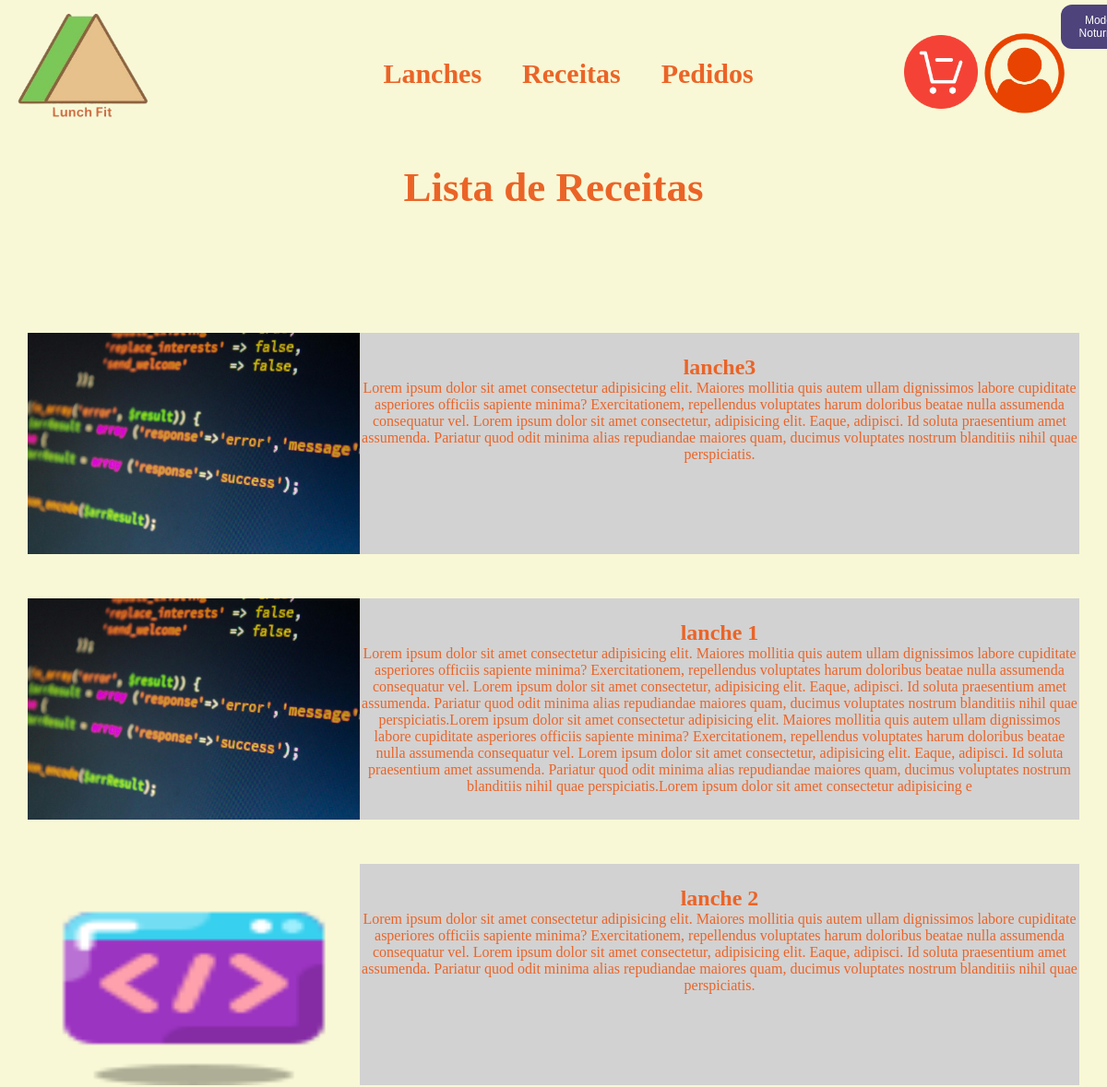
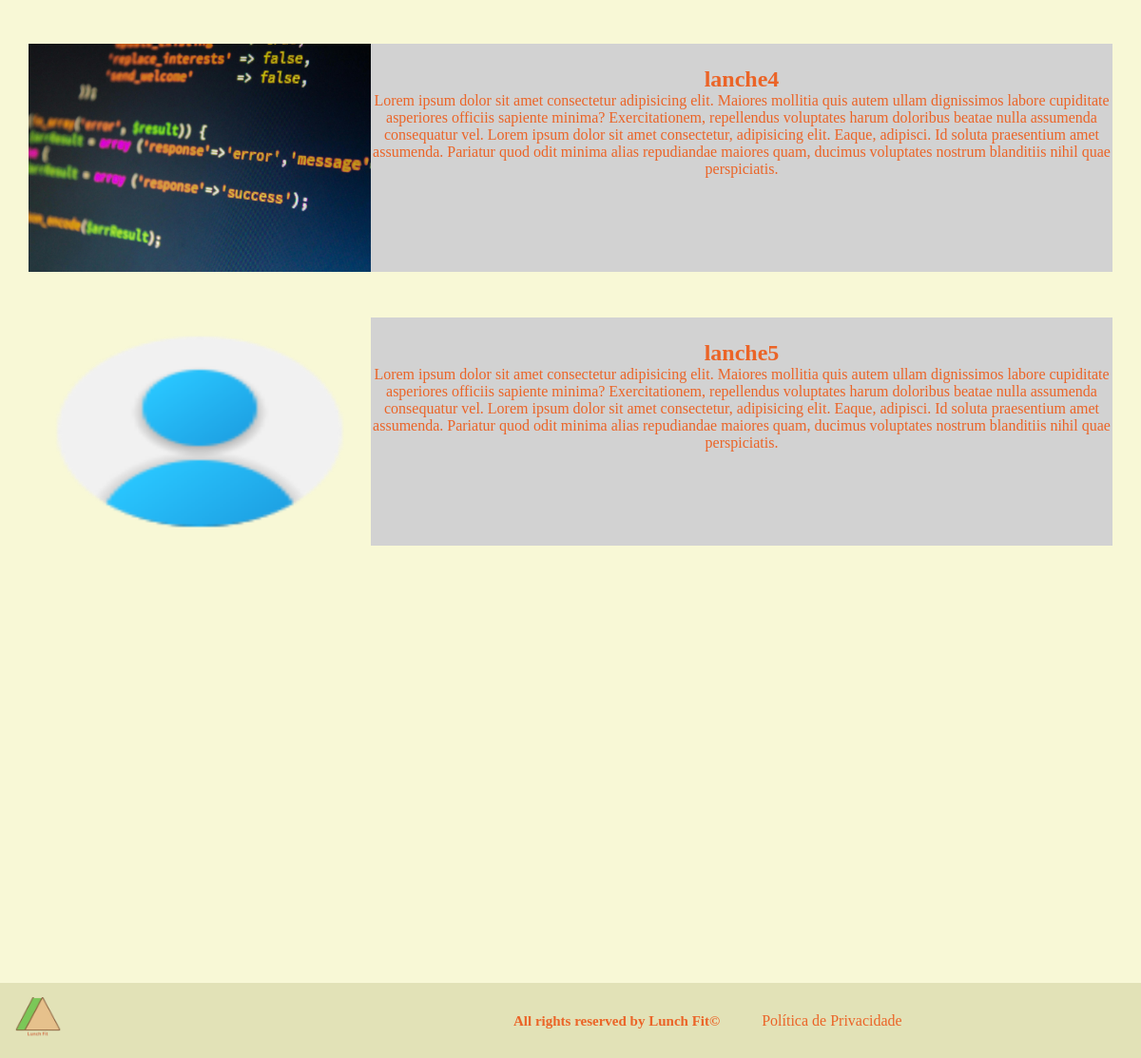
Screenshot of /receitas.php with the database file from the repository (2 pictures, top to bottom).
### tables this page shows
CREATE TABLE `lanches` (
  `id_lanche` int(11) NOT NULL,
  `nome_lanche` varchar(255) NOT NULL,
  `preco` float NOT NULL,
  `ingredientes` longtext NOT NULL,
  `img_lanche` varchar(255) NOT NULL,
  `quantidade` int(11) NOT NULL
);

### app/Controller/controllerlanches.php (called while the page is built, shortened)
<?php
require_once 'C:\xampp\htdocs\grupo2\app\Model\modellanches.php';
class lancheController
{
    private $lanchemodel;
    public function __construct($pdo)
    {
        $this->lanchemodel = new lancheModel($pdo);
    }
    public function listarLanches()
    {
        return $this->lanchemodel->listarLanche();
    }
    public function exibirListaReceitas()
    {
        $receitas = $this->lanchemodel->listarReceita();
        include 'C:\xampp\htdocs\grupo2\app\views\receitas\lista.php';
    }
}

### app/model/modellanches.php (called while the page is built, shortened)
<?php
class LancheModel
{
    private $pdo;
    public function __construct($pdo)
    {
        $this->pdo = $pdo;
    }
    public function listarLanche()
    {
        $sql = "SELECT * FROM lanches";
        $stmt = $this->pdo->query($sql);
        return $stmt->fetchALL(PDO::FETCH_ASSOC);
    }
    public function listarReceita()
    {
        $sql = "SELECT * FROM lanches";
        $stmt = $this->pdo->query($sql);
        return $stmt->fetchALL(PDO::FETCH_ASSOC);
    }
}

### app/views/receitas/lista.php (the view, shortened to what this page needs)
<!DOCTYPE html>
<html>
<head>
</head>
<body>
    <div class="texto">
        <h1>Lista de Receitas</h1>
    </div>
    <?php foreach ($receitas as $receita): ?>
        <div class="lanche">
            <div class="first">
                <div class="imagem">
                    <img src="<?= "../../grupo2/app/public/foto_lanches/".$receita['img_lanche']; ?>" height="201" width="305">
                    <div class="escrita">
                        <h2>
                            <?php echo $receita['nome_lanche']; ?>
                        </h2>
                        <p>
                            <?php echo $receita['ingredientes']; ?>
                        </p>
                    </div>
                </div>
            </div>
        </div>
    <?php endforeach; ?>
</body>
</html>

### css/header.css (style rules this page uses)
* { padding:0; margin:0; box-sizing: border-box; overflow-x: hidden; }
body { background-color: #f8f8d6; }

### css/footer.css (style rules this page uses)
* { padding:0; margin:0; box-sizing: border-box; overflow-x: hidden; }

### css/receita.css (style rules this page uses)
.texto { display: flex; justify-content: center; font-size: 30px; color: #eb6427; font-weight: bolder; width: 100vw; height: 20vh; }
.imagem { display: flex; justify-content: center; align-items: center; }
.imagem img { width: 30vw; height: 30vh; }
.escrita { width: 65vw; height: 30vh; margin-top: 3vh; margin-bottom: 3vh; padding-top: 3vh; background-color: #D2D2D2; text-align: center; color: #eb6427; }

### rows the page displays
lanches: img_lanche (picture), nome_lanche "lanche3", ingredientes "Lorem ipsum dolor sit amet consectetur adipisicing elit. Maiores mollitia quis autem ullam dignissimos labore cupiditate asperiores officiis sapiente minima? Exercitationem, repellendus voluptates harum doloribus beatae nulla assumenda consequatur vel. Lorem ipsum dolor sit amet consectetur, adipisicing elit. Eaque, adipisci. Id soluta praesentium amet assumenda. Pariatur quod odit minima alias repudiandae maiores quam, ducimus voluptates nostrum blanditiis nihil quae perspiciatis."
lanches: img_lanche (picture), nome_lanche "lanche 1", ingredientes "Lorem ipsum dolor sit amet consectetur adipisicing elit. Maiores mollitia quis autem ullam dignissimos labore cupiditate asperiores officiis sapiente minima? Exercitationem, repellendus voluptates harum doloribus beatae nulla assumenda consequatur vel. Lorem ipsum dolor sit amet consectetur, adipisicing elit. Eaque, adipisci. Id soluta praesentium amet assumenda. Pariatur quod odit minima alias repudiandae maiores quam, ducimus voluptates nostrum blanditiis nihil quae perspiciatis.Lorem ipsum dolor sit amet consectetur adipisicing elit. Maiores mollitia quis autem ullam dignissimos labore cupiditate asperiores officiis sapiente minima? Exercitationem, repellendus voluptates harum doloribus…"
lanches: img_lanche (picture), nome_lanche "lanche 2", ingredientes "Lorem ipsum dolor sit amet consectetur adipisicing elit. Maiores mollitia quis autem ullam dignissimos labore cupiditate asperiores officiis sapiente minima? Exercitationem, repellendus voluptates harum doloribus beatae nulla assumenda consequatur vel. Lorem ipsum dolor sit amet consectetur, adipisicing elit. Eaque, adipisci. Id soluta praesentium amet assumenda. Pariatur quod odit minima alias repudiandae maiores quam, ducimus voluptates nostrum blanditiis nihil quae perspiciatis."
lanches: img_lanche (picture), nome_lanche "lanche4", ingredientes "Lorem ipsum dolor sit amet consectetur adipisicing elit. Maiores mollitia quis autem ullam dignissimos labore cupiditate asperiores officiis sapiente minima? Exercitationem, repellendus voluptates harum doloribus beatae nulla assumenda consequatur vel. Lorem ipsum dolor sit amet consectetur, adipisicing elit. Eaque, adipisci. Id soluta praesentium amet assumenda. Pariatur quod odit minima alias repudiandae maiores quam, ducimus voluptates nostrum blanditiis nihil quae perspiciatis."
lanches: img_lanche (picture), nome_lanche "lanche5", ingredientes "Lorem ipsum dolor sit amet consectetur adipisicing elit. Maiores mollitia quis autem ullam dignissimos labore cupiditate asperiores officiis sapiente minima? Exercitationem, repellendus voluptates harum doloribus beatae nulla assumenda consequatur vel. Lorem ipsum dolor sit amet consectetur, adipisicing elit. Eaque, adipisci. Id soluta praesentium amet assumenda. Pariatur quod odit minima alias repudiandae maiores quam, ducimus voluptates nostrum blanditiis nihil quae perspiciatis."
